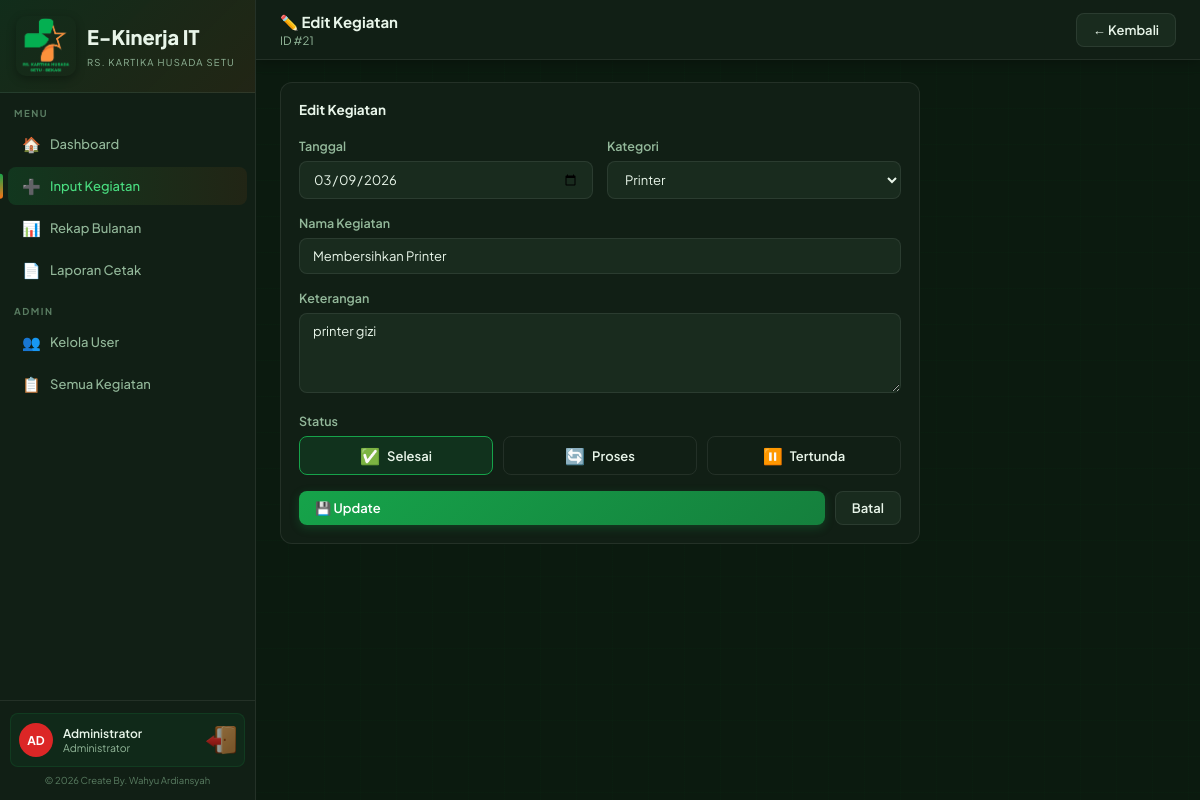
The page /edit.php?id=21 (signed in) on the database its author committed.
### tables this page shows
CREATE TABLE kegiatan (
        id INTEGER PRIMARY KEY AUTOINCREMENT,
        user_id INTEGER NOT NULL,
        tanggal DATE NOT NULL,
        nama_kegiatan TEXT NOT NULL,
        keterangan TEXT,
        kategori TEXT DEFAULT 'Lainnya',
        status TEXT DEFAULT 'Selesai',
        created_at DATETIME DEFAULT CURRENT_TIMESTAMP,
        FOREIGN KEY (user_id) REFERENCES users(id)
    );

### edit.php (the view, shortened to what this page needs)
<?php
$db   = getDB();
$id  = (int)($_GET['id'] ?? 0);
$ref = $_GET['ref'] ?? 'dashboard';
$stmt = $db->prepare("SELECT * FROM kegiatan WHERE id=?");
$stmt->execute([$id]);
$k = $stmt->fetch();
$kategoriList = ['Hardware','Software','Jaringan','Server','Printer','SIMRS Khanza','Lainnya'];
$statusList   = ['Selesai','Proses','Tertunda'];
include 'includes/header.php';
?>
<div class="main">
  <div class="topbar">
    <div>
      <div class="topbar-title">✏️ Edit Kegiatan</div>
      <div class="topbar-sub">ID #<?= $id ?></div>
    </div>
    <div class="topbar-right">
      <a href="<?= $ref==='rekap'?'rekap.php':'dashboard.php' ?>" class="btn btn-secondary">← Kembali</a>
    </div>
  </div>
  <div class="content">
    <div style="max-width:640px">
      <div class="card fade-up">
        <div class="card-header">
          <div class="card-title">Edit Kegiatan</div>
        </div>
        <form method="POST">
          <div class="form-grid">
            <div class="form-group">
              <label class="form-label">Tanggal</label>
              <input type="date" name="tanggal" class="form-control" value="<?= $k['tanggal'] ?>" required>
            </div>
            <div class="form-group">
              <label class="form-label">Kategori</label>
              <select name="kategori" class="form-control">
                <?php foreach ($kategoriList as $kat): ?>
                <option value="<?= $kat ?>" <?= $k['kategori']===$kat?'selected':'' ?>><?= $kat ?></option>
                <?php endforeach; ?>
              </select>
            </div>
          </div>
          <div class="form-group">
            <label class="form-label">Nama Kegiatan</label>
            <input type="text" name="nama_kegiatan" class="form-control" value="<?= htmlspecialchars($k['nama_kegiatan']) ?>" required>
          </div>
          <div class="form-group">
            <label class="form-label">Keterangan</label>
            <textarea name="keterangan" class="form-control"><?= htmlspecialchars($k['keterangan']) ?></textarea>
          </div>
          <div class="form-group">
            <label class="form-label">Status</label>
            <div style="display:flex;gap:10px;">
              <?php foreach ($statusList as $st): ?>
              <label style="display:flex;align-items:center;gap:7px;cursor:pointer;padding:8px 14px;border-radius:8px;border:1px solid var(--border);flex:1;justify-content:center;" id="lbl_<?= $st ?>" onclick="selectStatus('<?= $st ?>')">
                <?= $st==='Selesai'?'✅':($st==='Proses'?'🔄':'⏸️') ?>
                <span style="font-size:13px;font-weight:600"><?= $st ?></span>
              </label>
              <?php endforeach; ?>
            </div>
          </div>
          <div style="display:flex;gap:10px">
            <button type="submit" class="btn btn-primary" style="flex:1">💾 Update</button>
            <a href="<?= $ref==='rekap'?'rekap.php':'dashboard.php' ?>" class="btn btn-secondary">Batal</a>
          </div>
        </form>
      </div>
    </div>
  </div>
</div>
</body></html>

### includes/header.php (style rules this page uses)
:root { --bg:#0b1a0f; --surface:#111f15; --surface2:#192b1e; --border:rgba(255,255,255,0.08); --accent:#16a34a; --accent-light:#4ade80; --accent2:#f97316; --accent2-light:#fb923c; --green:#22c55e; --yellow:#f59e0b; --red:#ef4444; --purple:#a855f7; --text:#e8f5e9; --muted:#5a7d62; --muted2:#93b89a; --sidebar-w:256px; }
* { margin:0;padding:0;box-sizing:border-box; }
body { font-family:'Plus Jakarta Sans',sans-serif;background:var(--bg);color:var(--text);min-height:100vh;display:flex; }
body::before { content:'';position:fixed;inset:0;background-image:linear-gradient(rgba(22,163,74,.025) 1px,transparent 1px),linear-gradient(90deg,rgba(22,163,74,.025) 1px,transparent 1px);background-size:36px 36px;pointer-events:none;z-index:0; }
a { text-decoration:none;color:inherit; }
input,select,textarea { font-family:inherit; }
.main { margin-left:var(--sidebar-w);flex:1;display:flex;flex-direction:column;min-height:100vh;position:relative;z-index:1; }
.topbar { height:60px;background:var(--surface);border-bottom:1px solid var(--border);display:flex;align-items:center;padding:0 24px;gap:12px;position:sticky;top:0;z-index:50;box-shadow:0 1px 12px rgba(0,0,0,.3); }
.topbar-title { font-size:15px;font-weight:700; }
.topbar-sub { font-size:11.5px;color:var(--muted2);margin-top:1px; }
.topbar-right { margin-left:auto;display:flex;align-items:center;gap:10px; }
.content { padding:22px 24px;flex:1; }
.card { background:var(--surface);border:1px solid var(--border);border-radius:12px;padding:18px;transition:box-shadow .2s; }
.card-title { font-size:13.5px;font-weight:700;margin-bottom:4px; }
.card-header { display:flex;align-items:flex-start;justify-content:space-between;margin-bottom:16px; }
.btn { display:inline-flex;align-items:center;gap:7px;padding:8px 16px;border-radius:8px;font-size:13px;font-weight:600;cursor:pointer;border:none;transition:all .15s;font-family:inherit;text-decoration:none; }
.btn-primary { background:linear-gradient(135deg,#16a34a,#15803d);color:#fff;box-shadow:0 3px 10px rgba(22,163,74,.25); }
.btn-secondary { background:var(--surface2);color:var(--text);border:1px solid var(--border); }
.form-group { margin-bottom:16px; }
.form-label { display:block;font-size:12.5px;font-weight:600;color:var(--muted2);margin-bottom:7px; }
.form-control { width:100%;background:var(--surface2);border:1px solid var(--border);border-radius:8px;padding:9px 13px;color:var(--text);font-size:13px;transition:all .15s; }
textarea.form-control { resize:vertical;min-height:80px; }
select.form-control option { background:#192b1e; }
.form-grid { display:grid;grid-template-columns:1fr 1fr;gap:14px; }
.fade-up { animation:fadeUp .4s ease both; }

### rows shown on the page
kegiatan: tanggal "03/09/2026", kategori "Printer", nama_kegiatan "Membersihkan Printer", keterangan "printer gizi"

### other values the page prints
substr($user['nama'],0,2) "AD"
$user['nama'] "Administrator"
$id "21"
$st "Selesai"
$st "Proses"
$st "Tertunda"
